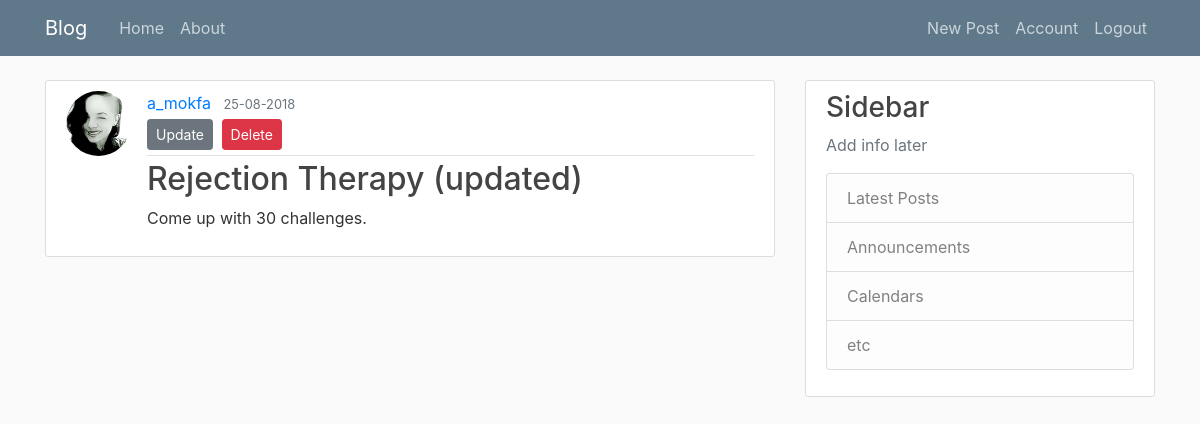
The app's page /post/2 (signed in) with its own data.
### flask_blog/models.py (models this page shows, shortened)
class User(db.Model, UserMixin):
    id = db.Column(db.Integer, primary_key=True)
    username = db.Column(db.String(20), unique=True, nullable=False)
    email = db.Column(db.String(120), unique=True, nullable=False)
    image_file = db.Column(db.String(20), nullable=False, default='default.jpg')
    password = db.Column(db.String(60), nullable=False)
    posts = db.relationship('Post', backref='author', lazy=True)

class Post(db.Model):
    id = db.Column(db.Integer, primary_key=True)
    title = db.Column(db.String(100), nullable=False)
    date_posted = db.Column(db.DateTime, nullable=False, default=datetime.utcnow)
    content= db.Column(db.Text, nullable=False)
    user_id = db.Column(db.Integer, db.ForeignKey('user.id'), nullable=False)

### flask_blog/routes.py (the view)
@app.route("/post/<int:post_id>")
def post(post_id):
    post = Post.query.get_or_404(post_id)
    return render_template('post.html', title=post.title, post=post)

### flask_blog/models.py (called while the page is built)
@login_manager.user_loader
def load_user(user_id):
    return User.query.get(int(user_id))

### flask_blog/templates/post.html (shortened to what this page needs)
{% extends "layout.html" %}
{% block content %}
  <article class="media content-section">
    <img class="rounded-circle article-img" src="{{ url_for('static', filename='profile_pics/' + post.author.image_file) }}">
    <div class="media-body">
      <div class="article-metadata">
        <a class="mr-2" href="#">{{ post.author.username }}</a>
        <small class="text-muted">{{ post.date_posted.strftime('%d-%m-%Y') }}</small>
        {% if post.author == current_user %}
          <div>
            <a class="btn btn-secondary btn-sm mt-1 mb-1" href="{{ url_for('update_post', post_id=post.id) }}">Update</a>
            <button type="button" class="btn btn-danger btn-sm m-1" data-toggle="modal" data-target="#deleteModal">Delete</button>
          </div>
        {% endif %}
      </div>
      <h2 class="article-title">{{ post.title }}</h2>
      <p class="article-content">{{ post.content }}</p>
    </div>
  </article>
{% endblock content %}

### flask_blog/static/main.css (style rules this page uses)
body { background: #fafafa; color: #333333; margin-top: 5rem; }
h1, h2, h3, h4, h5, h6 { color: #444444; }
.content-section { background: #ffffff; padding: 10px 20px; border: 1px solid #dddddd; border-radius: 3px; margin-bottom: 20px; }
.article-title { color: #444444; }
.article-content { white-space: pre-line; }
.article-img { height: 65px; width: 65px; margin-right: 16px; }
.article-metadata { padding-bottom: 1px; margin-bottom: 4px; border-bottom: 1px solid #e3e3e3 }

### records on screen
User: image_file (picture), author.username "a_mokfa"
Post: date_posted "25-08-2018", title "Rejection Therapy (updated)", content "Come up with 30 challenges."
